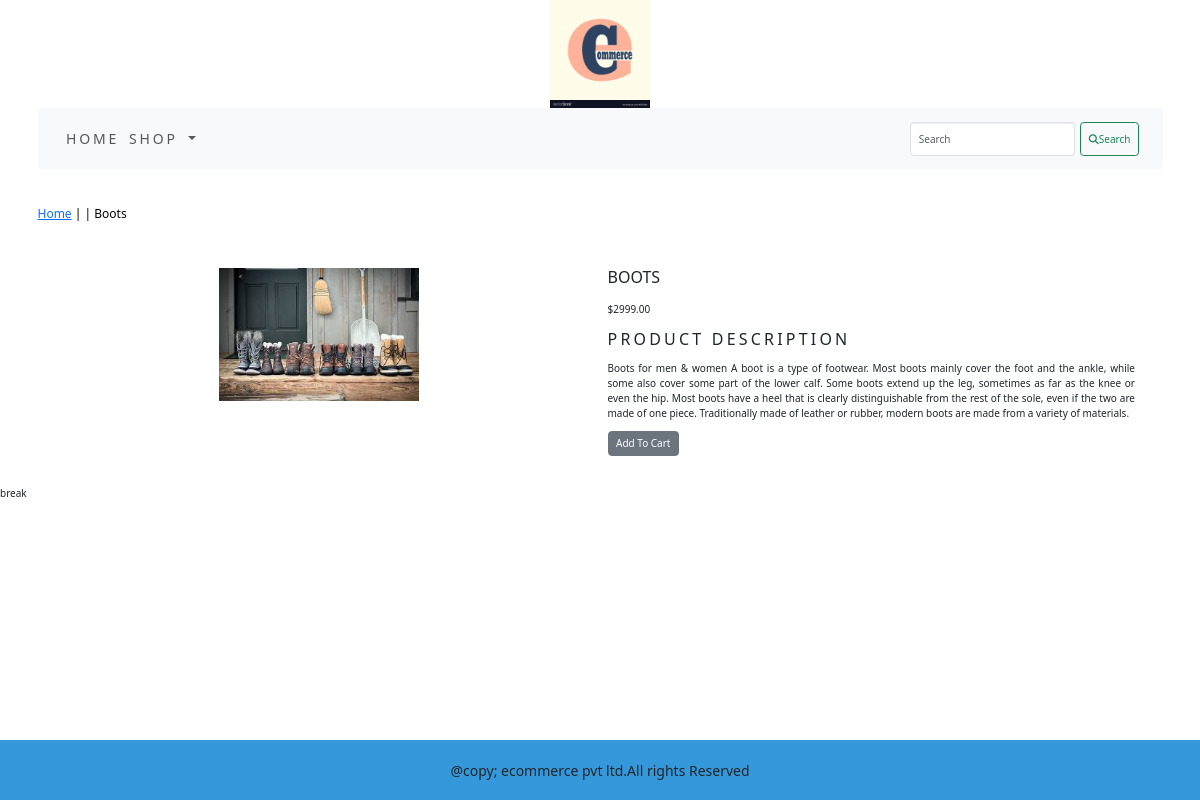
Screenshot of /ecommerceapp/shoes/boots/ with the database file from the repository.
### ecommerceapp/models.py (models this page shows, shortened)
class product(models.Model):
    name=models.CharField(max_length=250,unique=True)
    slug=models.SlugField(max_length=250,unique=True)
    description=models.TextField(blank=True)
    price=models.DecimalField(max_digits=10,decimal_places=2)
    category=models.ForeignKey(category,on_delete=models.CASCADE)
    image=models.ImageField(upload_to='product_images',blank=True)
    stock=models.IntegerField()
    available=models.BooleanField(default=True)
    created=models.DateTimeField(auto_now_add=True)
    updated=models.DateTimeField(auto_now=True)
    class Meta:
        ordering=('name',)
        verbose_name = 'verbose_product'
        verbose_name_plural = 'verbose_products'

### ecommerceapp/views.py (the view)
# urls.py: path('<slug:c_slug>/<slug:p_slug>/',views.prodetail,name='prodetail'),
def prodetail(request,c_slug,p_slug):
    try:
        pro1=product.objects.get(category__slug=c_slug,slug=p_slug)
    except Exception as e:
        raise e
    return render(request,'product_detail.html',{'pro1':pro1})

### cartapp/context_processors.py (called while the page is built)
def counter(request):
    item_count=0
    if 'admin' in request.path:
        return {}
    else:
        try:
            car=cart.objects.filter(cart_id=c_id(request))
            items=cartitem.objects.all().filter(c=car[:1])
            for i in items:
                item_count += i.quantity
        except cart.DoesNotExist:
            item_count = 0
    return dict(item_count=item_count)

### cartapp/views.py (called while the page is built)
def c_id(request):
    c_data=request.session.session_key
    if not c_data:
        c_data=request.session.create()
    return c_data

### ecommerceapp/context_processors.py (called while the page is built)
def menu(request):
    links=category.objects.all()
    return dict(links=links)

### ecommerceapp/models.py (called while the page is built)
    def get_url(self):
        return reverse('ecommerceapp:products_by_category',args=[self.slug])

### templates/product_detail.html (shortened to what this page needs)
{% extends 'base.html' %}
{% load static %}
{% block content %}
<div class="row myproduct-class">
    <div class="mx-auto">
        <p> <a href="{% url 'ecommerceapp:allproducts' %}">Home</a> | <a href="{{pro1.c_page.get_url}}">{{pro1.c_page}}</a> | {{pro1.name}} </p>
    </div>
</div>
<div class="container">
   <br>
   <div class="row">
      <div class="col-12 col-sm-12 col-md-12 col-lg-6 text-center">
          <div style="min-width:18rem">
             <img src="{{pro1.image.url}}" alt="{{pro1.name}}" style="width:200px">
          </div>
      </div>
<div class="col-12 col-sm-12 col-md-12 col-lg-6">
    <div>
        <h1 class="myproduct-title">{{pro1.name}}</h1>
        <p>${{pro1.price}}</p>
        <p class="mytitle">Product Description</p>
        <p class="text-justify myproduct-text">{{pro1.description}}</p>
        {% if pro1.stock <= 0 %}
        <p class="text-justify myproduct-text">!!Out Of Stock!!</p>
        {% else %}
        <a class="btn btn-secondary" href="{% url 'cartapp:add_cart' pro1.id %}">Add To Cart</a>
        {% endif %}
    </div>
</div>
</div>
    </div>
{% endblock %}

### static/css/custom.css (style rules this page uses)
body { font-family: "Roboto", sans-serif; font-weight: 900; font-style: normal; }
.mytitle { font-size:16px; text-transform:uppercase; letter-spacing:.2em }
.myproduct-class { padding-top:15px; padding-bottom:20px; }
.myproduct-class .mx-auto { color:#000; font-size:12px; text-decoration:none; }
.myproduct-title { font-size:16px; text-transform:uppercase; letter-spacing:.2em padding-top:15px; padding-bottom:10px; }
.myproduct-text { padding-right:20px; }

### rows the page displays
product: name "Boots", image (picture), name "BOOTS", price "2999.00", description "Boots for men & women A boot is a type of footwear. Most boots mainly cover the foot and the ankle, while some also cover some part of the lower calf. Some boots extend up the leg, sometimes as far as the knee or even the hip. Most boots have a heel that is clearly distinguishable from the rest of the sole, even if the two are made of one piece. Traditionally made of leather or rubber, modern boots are made from a variety of materials."
